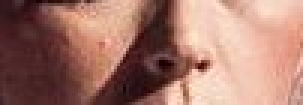
%> input picture skin/11.jpg, 101 x 35 px (shown 3 times larger)
$ octave test.m   (GNU Octave 9; MATLAB toolbox functions it lacks are replaced by stand-ins)
%> lines starting %> are read from the running program, lines starting %| are printed output that depends on the picture; in (x1, y1, x2, y2) boxes, pixels count from 0 and x2, y2 are one past the last pixel; in counts of white or black regions, pixels touching at a corner belong together; the program's own positions count from 1
img = imread('~/Downloads/11.jpg');
%> img is the input picture: size 35x101x3 uint8; mean R, G, B 164.7, 119.2, 107
[height,width,a] = size(img);
%> height = 35; width = 101; a = 3
matrix = (img(:,:,1)>250)|(img(:,:,2)>=250)|(img(:,:,2)>=190); % 选择白色的像素点
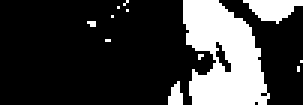
%> matrix: size 35x101 logical (shown 3 times larger); 23.6% white; 12 white regions (9 under 20 px), largest, box (x1, y1, x2, y2) and area: (61, 0, 90, 35) 690, (81, 0, 101, 8) 97, (56, 27, 61, 35) 28
matrix(0.2*height:height,0.25*width:0.75*width) = 0;  % 中间人像区域保持不变
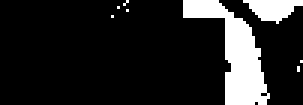
%> matrix: size 35x101 logical (shown 3 times larger); 14.7% white; 8 white regions (6 under 20 px), largest, box (x1, y1, x2, y2) and area: (61, 0, 90, 35) 413, (81, 0, 101, 8) 97
se = strel('disk',3);
matrix = imclose(matrix,se);  % 关操作平滑边缘
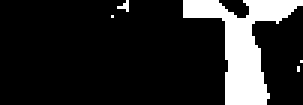
%> matrix: size 35x101 logical (shown 3 times larger); 15.6% white; 5 white regions (4 under 20 px), largest, box (x1, y1, x2, y2) and area: (61, 0, 101, 35) 539
imshow(matrix)
[a,b] = find(matrix ==1);
%> a = 551 values from 1 to 35; b = 551 values from 38 to 101
blue = [67,142,219];
red = [255,0,0];
color = red;
for i = 1:size(a)
    img(a(i),b(i),1) = color(1);
    img(a(i),b(i),2) = color(2);
    img(a(i),b(i),3) = color(3);
end
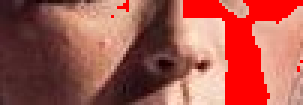
%> img: size 35x101x3 uint8 (shown 3 times larger); 15.59% of pixels changed, all inside (x1, y1, x2, y2) = (37, 0, 101, 35)
%平滑处理
g1=medfilt2(img(:,:,1));%%红
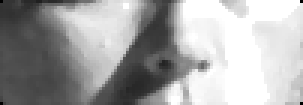
%> g1: size 35x101 uint8 (shown 3 times larger); min 0, max 255, mean 165.9
g2=medfilt2(img(:,:,2));%%绿
g3=medfilt2(img(:,:,3));%%蓝
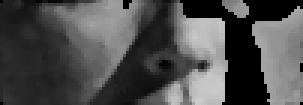
%> g3: size 35x101 uint8 (shown 3 times larger); min 0, max 204, mean 77.6
img1(:,:,1) = g1;
img1(:,:,2) = g2;
img1(:,:,3) = g3;
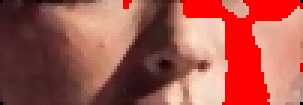
%> img1: size 35x101x3 uint8 (shown 3 times larger); mean R, G, B 165.9, 86.9, 77.6
imshow(img1);
imwrite(img1,'证件照-b.jpg')

$ run again, with skin/12.jpg copied over skin/11.jpg
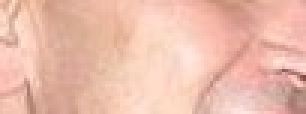
%> input picture skin/12.jpg, 102 x 38 px (shown 3 times larger)
%> img is the input picture: size 38x102x3 uint8; mean R, G, B 235.8, 188.4, 171.8
%> `[a,b] = find(matrix ==1);`: a = 1003 values from 1 to 38; b = 1003 values from 1 to 102
%> `g3=medfilt2(img(:,:,3));`:
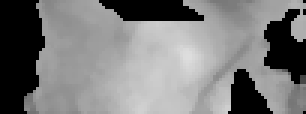
%> g3: size 38x102 uint8 (shown 3 times larger); min 0, max 221, mean 124
